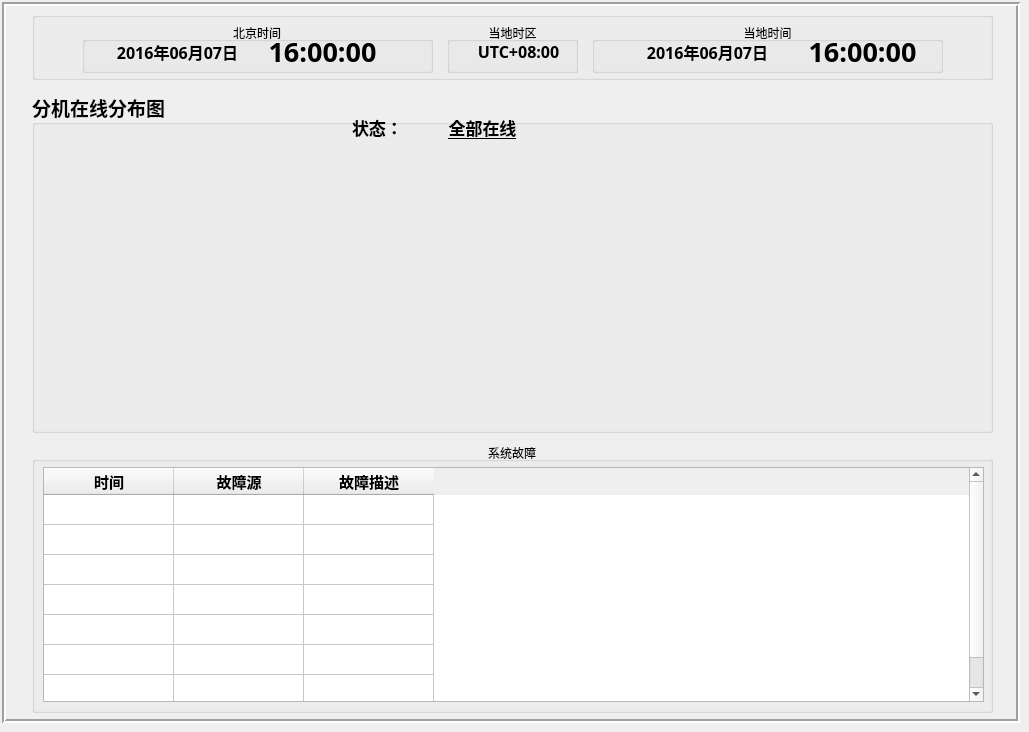
   <widget class="QWidget" name="reservedWidget">
    <attribute name="title">
     <string>预留</string>
    </attribute>
    <widget class="QFrame" name="frame_6">
     <property name="geometry">
      <rect>
       <x>2</x>
       <y>2</y>
       <width>1018</width>
       <height>721</height>
      </rect>
     </property>
     <property name="frameShape">
      <enum>QFrame::Box</enum>
     </property>
     <property name="frameShadow">
      <enum>QFrame::Sunken</enum>
     </property>
     <property name="lineWidth">
      <number>2</number>
     </property>
     <widget class="QGroupBox" name="groupBox_53">
      <property name="geometry">
       <rect>
        <x>30</x>
        <y>90</y>
        <width>961</width>
        <height>341</height>
       </rect>
      </property>
      <property name="font">
       <font>
        <family>宋体</family>
        <pointsize>14</pointsize>
        <weight>75</weight>
        <bold>true</bold>
       </font>
      </property>
      <property name="title">
       <string>分机在线分布图</string>
      </property>
      <widget class="QLabel" name="label_22">
       <property name="geometry">
        <rect>
         <x>380</x>
         <y>20</y>
         <width>141</width>
         <height>31</height>
        </rect>
       </property>
       <property name="font">
        <font>
         <family>宋体</family>
         <pointsize>13</pointsize>
         <weight>75</weight>
         <bold>true</bold>
         <underline>true</underline>
        </font>
       </property>
       <property name="frameShape">
        <enum>QFrame::NoFrame</enum>
       </property>
       <property name="text">
        <string>全部在线</string>
       </property>
       <property name="alignment">
        <set>Qt::AlignCenter</set>
       </property>
      </widget>
      <widget class="QLabel" name="label_23">
       <property name="geometry">
        <rect>
         <x>320</x>
         <y>20</y>
         <width>51</width>
         <height>31</height>
        </rect>
       </property>
       <property name="font">
        <font>
         <family>宋体</family>
         <pointsize>13</pointsize>
         <weight>75</weight>
         <bold>true</bold>
        </font>
       </property>
       <property name="text">
        <string>状态：</string>
       </property>
      </widget>
     </widget>
     <widget class="QGroupBox" name="groupBox_23">
      <property name="geometry">
       <rect>
        <x>30</x>
        <y>10</y>
        <width>961</width>
        <height>68</height>
       </rect>
      </property>
      <property name="title">
       <string/>
      </property>
      <widget class="QGroupBox" name="groupBox_24">
       <property name="geometry">
        <rect>
         <x>50</x>
         <y>10</y>
         <width>351</width>
         <height>51</height>
        </rect>
       </property>
       <property name="title">
        <string>北京时间</string>
       </property>
       <property name="alignment">
        <set>Qt::AlignCenter</set>
       </property>
       <widget class="QLabel" name="label_subBeijingDate_5">
        <property name="geometry">
         <rect>
          <x>30</x>
          <y>16</y>
          <width>131</width>
          <height>27</height>
         </rect>
        </property>
        <property name="font">
         <font>
          <family>新宋体</family>
          <pointsize>12</pointsize>
          <weight>75</weight>
          <bold>true</bold>
         </font>
        </property>
        <property name="text">
         <string>2016年06月07日</string>
        </property>
        <property name="alignment">
         <set>Qt::AlignCenter</set>
        </property>
       </widget>
       <widget class="QLabel" name="label_subBeijingTime_HM_5">
        <property name="geometry">
         <rect>
          <x>180</x>
          <y>16</y>
          <width>121</width>
          <height>27</height>
         </rect>
        </property>
        <property name="font">
         <font>
          <family>新宋体</family>
          <pointsize>20</pointsize>
          <weight>75</weight>
          <bold>true</bold>
         </font>
        </property>
        <property name="text">
         <string>16:00:00</string>
        </property>
        <property name="alignment">
         <set>Qt::AlignCenter</set>
        </property>
       </widget>
      </widget>
      <widget class="QGroupBox" name="groupBox_25">
       <property name="geometry">
        <rect>
         <x>560</x>
         <y>10</y>
         <width>351</width>
         <height>51</height>
        </rect>
       </property>
       <property name="title">
        <string>当地时间</string>
       </property>
       <property name="alignment">
        <set>Qt::AlignCenter</set>
       </property>
       <widget class="QLabel" name="label_subLocalTime_HM_5">
        <property name="geometry">
         <rect>
          <x>210</x>
          <y>16</y>
          <width>121</width>
          <height>27</height>
         </rect>
        </property>
        <property name="font">
         <font>
          <family>新宋体</family>
          <pointsize>20</pointsize>
          <weight>75</weight>
          <bold>true</bold>
         </font>
        </property>
        <property name="text">
         <string>16:00:00</string>
        </property>
        <property name="alignment">
         <set>Qt::AlignCenter</set>
        </property>
       </widget>
       <widget class="QLabel" name="label_subLocalDate_5">
        <property name="geometry">
         <rect>
          <x>50</x>
          <y>16</y>
          <width>131</width>
          <height>27</height>
         </rect>
        </property>
        <property name="font">
         <font>
          <family>新宋体</family>
          <pointsize>12</pointsize>
          <weight>75</weight>
          <bold>true</bold>
         </font>
        </property>
        <property name="text">
         <string>2016年06月07日</string>
        </property>
        <property name="alignment">
         <set>Qt::AlignCenter</set>
        </property>
       </widget>
      </widget>
      <widget class="QGroupBox" name="groupBox_26">
       <property name="geometry">
        <rect>
         <x>415</x>
         <y>10</y>
         <width>131</width>
         <height>51</height>
        </rect>
       </property>
       <property name="title">
        <string>当地时区</string>
       </property>
       <property name="alignment">
        <set>Qt::AlignCenter</set>
       </property>
       <widget class="QLabel" name="label_subLocalTimeZone_5">
        <property name="geometry">
         <rect>
          <x>26</x>
          <y>16</y>
          <width>91</width>
          <height>27</height>
         </rect>
        </property>
        <property name="font">
         <font>
          <family>新宋体</family>
          <pointsize>12</pointsize>
          <weight>75</weight>
          <bold>true</bold>
         </font>
        </property>
        <property name="text">
         <string>UTC+08:00</string>
        </property>
        <property name="alignment">
         <set>Qt::AlignCenter</set>
        </property>
       </widget>
      </widget>
     </widget>
     <widget class="QGroupBox" name="groupBox_3">
      <property name="geometry">
       <rect>
        <x>30</x>
        <y>440</y>
        <width>961</width>
        <height>271</height>
       </rect>
      </property>
      <property name="title">
       <string>系统故障</string>
      </property>
      <property name="alignment">
       <set>Qt::AlignCenter</set>
      </property>
      <widget class="QTableWidget" name="tableWidget_breakdownInfo">
       <property name="geometry">
        <rect>
         <x>11</x>
         <y>25</y>
         <width>941</width>
         <height>235</height>
        </rect>
       </property>
       <property name="focusPolicy">
        <enum>Qt::NoFocus</enum>
       </property>
       <property name="editTriggers">
        <set>QAbstractItemView::NoEditTriggers</set>
       </property>
       <property name="rowCount">
        <number>7</number>
       </property>
       <attribute name="horizontalHeaderDefaultSectionSize">
        <number>130</number>
       </attribute>
       <attribute name="horizontalHeaderMinimumSectionSize">
        <number>25</number>
       </attribute>
       <attribute name="verticalHeaderVisible">
        <bool>false</bool>
       </attribute>
       <attribute name="verticalHeaderCascadingSectionResizes">
        <bool>false</bool>
       </attribute>
       <attribute name="verticalHeaderDefaultSectionSize">
        <number>30</number>
       </attribute>
       <attribute name="verticalHeaderMinimumSectionSize">
        <number>25</number>
       </attribute>
       <row>
        <property name="text">
         <string>新建行</string>
        </property>
        <property name="textAlignment">
         <set>AlignCenter</set>
        </property>
       </row>
       <row>
        <property name="text">
         <string>新建行</string>
        </property>
        <property name="textAlignment">
         <set>AlignCenter</set>
        </property>
       </row>
       <row>
        <property name="text">
         <string>新建行</string>
        </property>
        <property name="textAlignment">
         <set>AlignCenter</set>
        </property>
       </row>
       <row/>
       <row/>
       <row/>
       <row/>
       <column>
        <property name="text">
         <string>时间</string>
        </property>
        <property name="font">
         <font>
          <family>宋体</family>
          <pointsize>11</pointsize>
          <weight>75</weight>
          <bold>true</bold>
         </font>
        </property>
        <property name="textAlignment">
         <set>AlignCenter</set>
        </property>
       </column>
       <column>
        <property name="text">
         <string>故障源</string>
        </property>
        <property name="font">
         <font>
          <family>宋体</family>
          <pointsize>11</pointsize>
          <weight>75</weight>
          <bold>true</bold>
         </font>
        </property>
        <property name="textAlignment">
         <set>AlignCenter</set>
        </property>
       </column>
       <column>
        <property name="text">
         <string>故障描述</string>
        </property>
        <property name="font">
         <font>
          <family>宋体</family>
          <pointsize>11</pointsize>
          <weight>75</weight>
          <bold>true</bold>
         </font>
        </property>
        <property name="textAlignment">
         <set>AlignCenter</set>
        </property>
       </column>
       <item row="0" column="0">
        <property name="textAlignment">
         <set>AlignCenter</set>
        </property>
       </item>
       <item row="0" column="1">
        <property name="textAlignment">
         <set>AlignCenter</set>
        </property>
       </item>
       <item row="1" column="0">
        <property name="textAlignment">
         <set>AlignCenter</set>
        </property>
       </item>
       <item row="1" column="1">
        <property name="textAlignment">
         <set>AlignCenter</set>
        </property>
       </item>
       <item row="2" column="0">
        <property name="textAlignment">
         <set>AlignCenter</set>
        </property>
       </item>
       <item row="2" column="1">
        <property name="textAlignment">
         <set>AlignCenter</set>
        </property>
       </item>
      </widget>
     </widget>
    </widget>
   </widget>
